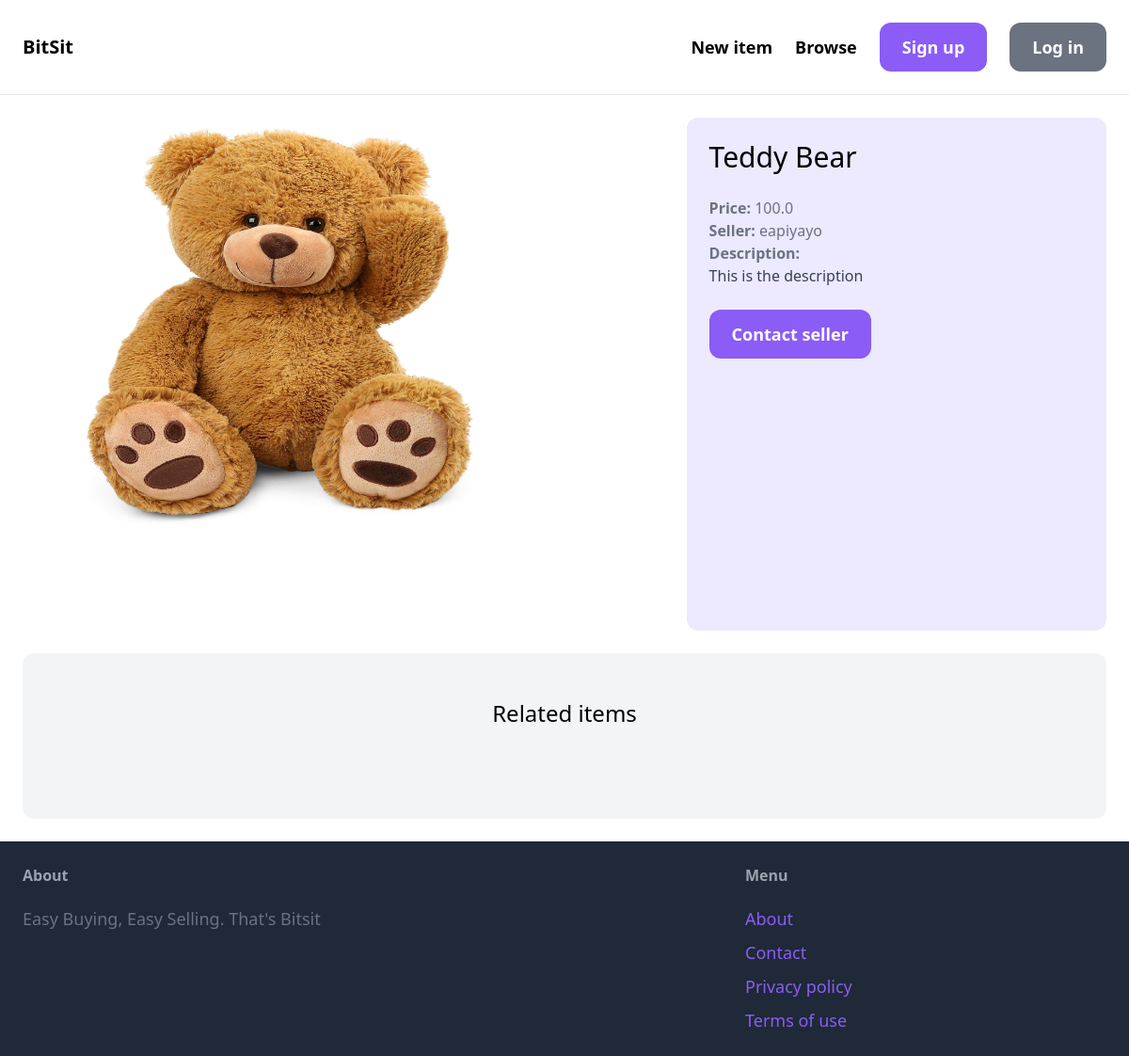
The app's page /items/1/, older data.
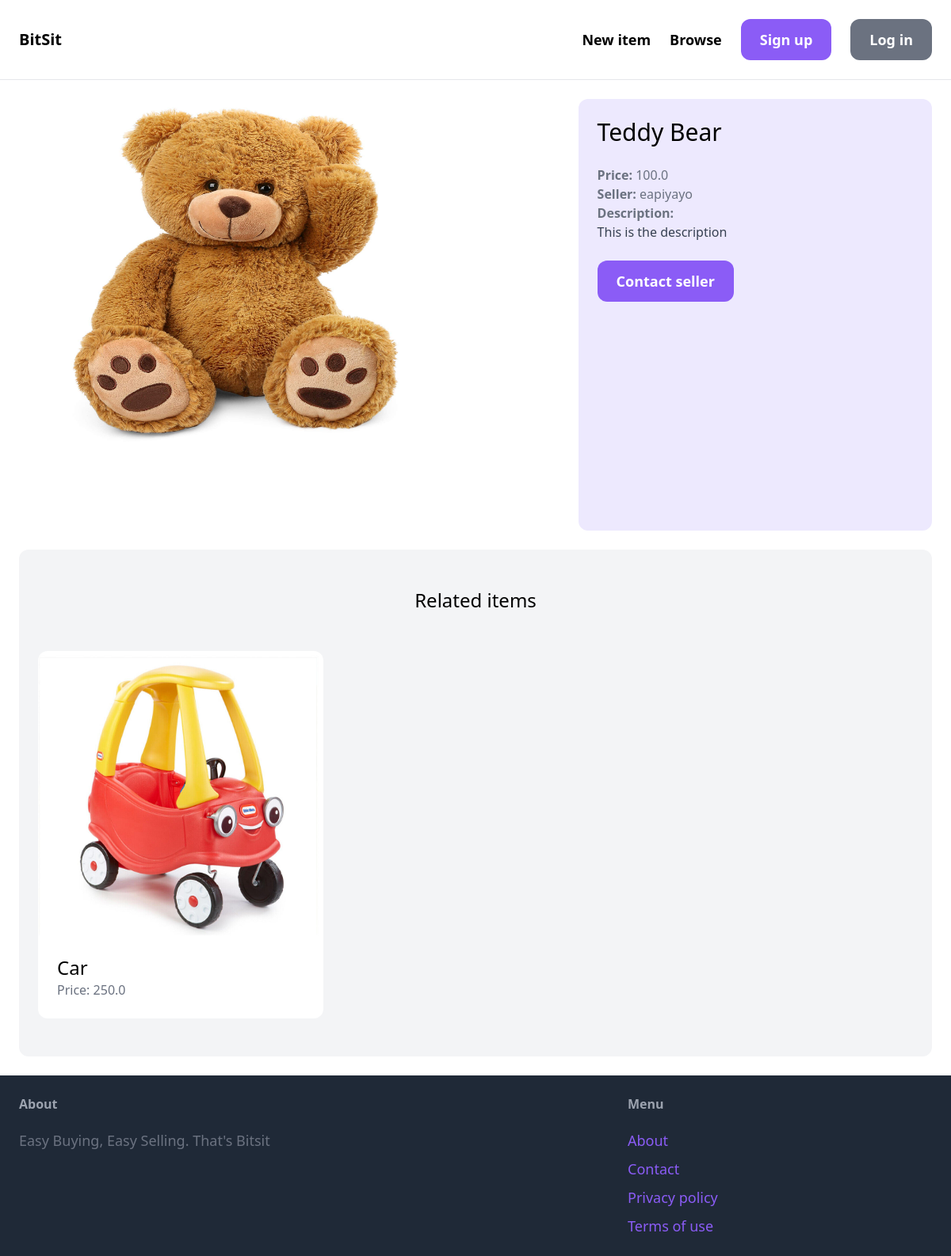
The same page, newer data.
### item/models.py (models this page shows, shortened)
class Item(models.Model):
     category = models.ForeignKey(Category, related_name='items', on_delete=models.CASCADE)
     name = models.CharField(max_length=255)
     description = models.TextField(blank=True, null=True)
     price = models.FloatField()
     image = models.ImageField(upload_to='item_images', blank=True, null=True)
     is_sold = models.BooleanField(default=False)
     created_by = models.ForeignKey(User, related_name='items', on_delete=models.CASCADE)
     created_at = models.DateTimeField(auto_now_add=True)

### item/views.py (the view)
# urls.py: path('<int:pk>/', views.detail, name='detail'),
def detail(request, pk):
    item = get_object_or_404(Item, pk=pk)
    related_items = Item.objects.filter(category=item.category, is_sold=False).exclude(pk=pk)[0:3]
    return render(request, 'item/detail.html', {
        'item': item,
        'related_items' : related_items,
    })

### item/templates/item/detail.html (shortened to what this page needs)
{% extends 'core/base.html' %}
{% block content %}
    <div class="flex flex-wrap md:grid md:grid-cols-5 md:gap-6">
        <div class="mb-3 md:mb-0 col-span-3">
            <img src="{{ item.image.url }}" class="rounded-xl w-[100%] h-[100%] md:w-[80%] md:h-[80%]"/>
        </div>
        <div class="w-[100%] md:col-span-2 p-6 bg-violet-100 rounded-xl">
            <h1 class="mb-6 text-3xl">{{ item.name }}</h1>
            <p class="text-gray-500"><strong>Price: </strong>{{ item.price }}</p>
            <p class="text-gray-500"><strong>Seller: </strong>{{ item.created_by.username }}</p>
            {% if item.description %}
            <p class="text-gray-700">
                <strong class="text-gray-500">Description:</strong><br>
                {{ item.description }}
            </p>
            {% endif %}
            {% if request.user == item.created_by %}
                <div class="mt-6 p-6 bg-white rounded-xl hover:shadow-black hover:shadow-sm">
                    <p>This is your item!</p>
                    <a href="{% url 'item:edit' item.id %}" class="inline-block mt-6 px-6 py-3 text-sm sm:text-lg font-semibold bg-violet-500 text-white rounded-xl hover:bg-violet-700">Edit</a>
                    <a href="{% url 'item:delete' item.id %}" class="inline-block mt-6 px-6 py-3 text-sm sm:text-lg font-semibold bg-red-500 text-white rounded-xl hover:bg-red-700">Delete</a>
                </div>
            {% else %}
                <a href="#" class="inline-block mt-6 px-6 py-3 text-sm sm:text-lg font-semibold bg-violet-500 text-white rounded-xl hover:bg-violet-700">Contact seller</a>
            {% endif %}
        </div>
    </div>
    <div class="mt-6 px-6 py-12 bg-gray-100 rounded-xl">
        <h2 class="mb-12 text-2xl text-center">Related items</h2>
        <div class="grid grid-cols-3 gap-3">
            {% for item in related_items %}
            <div>
                <a href="{% url 'item:detail' item.id %}">
                    <div>
                        <img src="{{ item.image.url }}" class="rounded-t-xl"/>
                    </div>
                    <div class="p-6 bg-white rounded-b-xl">
                        <h2 class="text-2xl">{{ item.name }}</h2>
                        <p class="text-gray-500">Price: {{ item.price }}</p>
                    </div>
                </a>
            </div>
            {% endfor %}
        </div>
    </div>
{% endblock %}

Row changes from the older to the newer data that the page shows:
added Item: image (picture), name "Car", price "250.0"
